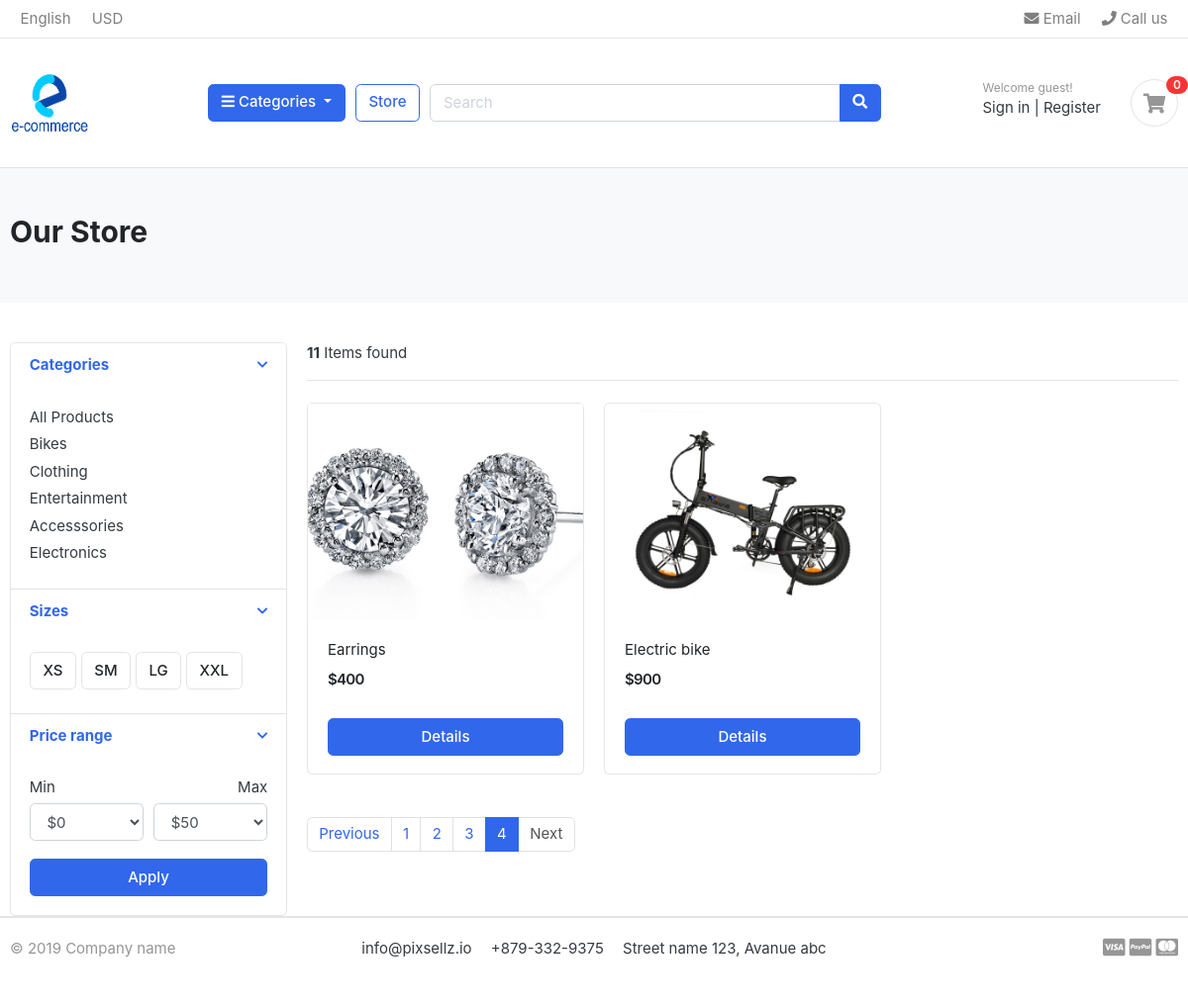
Page /store/?page=4 on the committed database.
### shop/models.py (models this page shows, shortened)
class Category(models.Model):
    category_name = models.CharField(max_length=100, unique=True)
    slug = models.SlugField(max_length=100, unique=True)
    description = models.TextField(max_length=200, blank=True)
    category_image = models.ImageField(upload_to='photos/categories', blank=True)
    def get_url(self):
        return reverse('products_by_category', args=[self.slug])

### store/models.py (models this page shows, shortened)
class Product(models.Model):
    product_name = models.CharField(max_length=200, unique=True)
    slug = models.SlugField(max_length=200, unique=True)
    description = models.TextField(max_length=500, blank=True)
    price = models.IntegerField()
    images = models.ImageField(upload_to='photos/products')
    stock = models.IntegerField()
    is_available = models.BooleanField(default=True)
    category = models.ForeignKey(Category, on_delete=models.CASCADE)
    created_date = models.DateTimeField(auto_now_add=True)
    modified_date = models.DateTimeField(auto_now=True)
    def get_url(self):
        return reverse('product_detail', args=[self.category.slug, self.slug])

### store/views.py (the view)
# urls.py: path('store/', include('store.urls')),
def store(request, category_slug=None):
    categories = None
    products = None
    if category_slug != None:
        categories = get_object_or_404(Category, slug=category_slug)
        products = Product.objects.filter(category=categories, is_available=True)
        paginator = Paginator(products, 1)
        page = request.GET.get('page')
        paged_products = paginator.get_page(page)
        product_count = products.count()
    else:
        products = Product.objects.all().filter(is_available=True).order_by('id')
        paginator = Paginator(products, 3)
        page = request.GET.get('page')
        paged_products = paginator.get_page(page)
        product_count = products.count()
    context = {
        'products': paged_products,
        'product_count': product_count,
    }
    return render(request, 'store/store.html', context)

### carts/context_processors.py (called while the page is built)
def counter(request):
    cart_count = 0
    if 'admin' in request.path:
        return {}
    else:
        try:
            cart = Cart.objects.filter(cart_id=_cart_id(request))
            cart_items = CartItem.objects.all().filter(cart=cart[:1])
            for cart_item in cart_items:
                cart_count += cart_item.quantity
        except Cart.DoesNotExist:
            cart_count = 0
    return dict(cart_count=cart_count)

### carts/views.py (called while the page is built)
def _cart_id(request):
    cart = request.session.session_key
    if not cart:
        cart = request.session.create()
    return cart

### shop/context_processors.py (called while the page is built)
def menu_links(request):
    links = Category.objects.all()
    return dict(links=links)

### templates/store/store.html (shortened to what this page needs)
{% extends 'base.html' %}
{% load static %}
{% block content %}
<section class="section-pagetop bg">
    <div class="container">
        <h2 class="title-page">Our Store</h2>
    </div>
</section>
<section class="section-content padding-y">
<div class="container">
<div class="row">
	<aside class="col-md-3">
<div class="card">
	<article class="filter-group">
		<header class="card-header">
			<a href="#" data-toggle="collapse" data-target="#collapse_1" aria-expanded="true" class="">
				<i class="icon-control fa fa-chevron-down"></i>
				<h6 class="title">Categories</h6>
			</a>
		</header>
		<div class="filter-content collapse show" id="collapse_1" style="">
			<div class="card-body">
				<ul class="list-menu">
				<li><a href="{% url 'store' %}">All Products</a></li>
					{% for category in links %}
				<li><a href="{{ category.get_url }}"> {{ category.category_name }} </a></li>
				    {% endfor %}
				</ul>
			</div>
		</div>
	</article>
	<article class="filter-group">
		<header class="card-header">
			<a href="#" data-toggle="collapse" data-target="#collapse_4" aria-expanded="true" class="">
				<i class="icon-control fa fa-chevron-down"></i>
				<h6 class="title">Sizes </h6>
			</a>
		</header>
		<div class="filter-content collapse show" id="collapse_4" style="">
			<div class="card-body">
			  <label class="checkbox-btn">
			    <span class="btn btn-light"> XS </span>
			  </label>
			  <label class="checkbox-btn">
			    <span class="btn btn-light"> SM </span>
			  </label>
			  <label class="checkbox-btn">
			    <span class="btn btn-light"> LG </span>
			  </label>
			  <label class="checkbox-btn">
			    <span class="btn btn-light"> XXL </span>
			  </label>
		</div>
		</div>
	</article>
	<article class="filter-group">
		<header class="card-header">
			<a href="#" data-toggle="collapse" data-target="#collapse_3" aria-expanded="true" class="">
				<i class="icon-control fa fa-chevron-down"></i>
				<h6 class="title">Price range </h6>
			</a>
		</header>
		<div class="filter-content collapse show" id="collapse_3" style="">
			<div class="card-body">
				<div class="form-row">
				<div class="form-group col-md-6">
				  <label>Min</label>
				  	<select class="mr-2 form-control">
						<option value="0">$0</option>
					</select>
				</div>
				<div class="form-group text-right col-md-6">
				  <label>Max</label>
				  	<select class="mr-2 form-control">
						<option value="50">$50</option>
					</select>
				</div>
				</div>
				<button class="btn btn-block btn-primary">Apply</button>
			</div>
		</div>
	</article>
</div>
	</aside>
	<main class="col-md-9">
<header class="border-bottom mb-4 pb-3">
		<div class="form-inline">
			<span class="mr-md-auto"><b>{{ product_count }}</b> Items found </span>
		</div>
</header>
<div class="row">
    {% for product in products %}
	<div class="col-md-4">
		<figure class="card card-product-grid">
			<div class="img-wrap">
				<a href="{{ product.get_url }}"><img src="{{ product.images.url }}"></a>
			</div>
			<figcaption class="info-wrap">
				<div class="fix-height">
					<a href="{{ product.get_url }}" class="title">{{ product.product_name}}</a>
					<div class="price-wrap mt-2">
						<span class="price">${{product.price}}</span>
					</div>
				</div>
				<a href="{{product.get_url}}" class="btn btn-block btn-primary"> Details </a>
			</figcaption>
		</figure>
	</div>
    {% endfor %}
</div>
<nav class="mt-4" aria-label="Page navigation sample">
{% if products.has_other_pages %}
  <ul class="pagination">
	{% if products.has_previous %}
    <li class="page-item"><a class="page-link"  href="?page={{products.previous_page_number}}" >Previous</a></li>
	{% else %}
    <li class="page-item disabled"><a class="page-link" href="#">Previous</a></li>
	{% endif %}
	{% for x in products.paginator.page_range %}
	  {% if products.number == x %}
      <li class="page-item active"><a class="page-link" href="#">{{x}}</a></li>
	  {% else %}
	  <li class="page-item"><a class="page-link" href="?page={{x}}">{{x}}</a></li>
	  {% endif %}
	{% endfor %}
    {% if products.has_next %}
      <li class="page-item"><a class="page-link" href="?page={{products.next_page_number}}">Next</a></li>
	{% else %}
     <li class="page-item disabled"><a class="page-link" href="#">Next</a></li>
	{% endif %}
  </ul>
{% endif %}
</nav>
	</main>
</div>
</div>
{% endblock content %}

### static/css/ui.css (style rules this page uses)
html { font-family: "Inter", sans-serif; font-size: 15px; }
.img-wrap { text-align: center; display: block; }
.img-wrap img { max-width: 100%; }
.price-wrap { letter-spacing: -0.7px; }
.padding-y { padding-top: 40px; padding-bottom: 40px; }
figure { margin-bottom: 0; }
article:after, .form-group:after { display: block; clear: both; content: ""; }
.bg { background-color: #f8f9fa; }
.title-page { color: #212529; }
.btn-light { background-color: #fff; border-color: #e4e4e4; }
[class*=list-] li:after { visibility: hidden; display: block; content: ""; overflow: hidden; height: 0; clear: both; }
.list-menu { list-style: none; margin: 0; padding-left: 0; }
.list-menu li { margin-bottom: 5px; }
.list-menu a { color: #343a40; }
[class*=card-product] a.title { color: #212529; display: block; }
[class*=card-product] .img-wrap { overflow: hidden; position: relative; }
[class*=card-product] .img-wrap img { height: 100%; max-width: 100%; width: auto; display: inline-block; -o-object-fit: cover; object-fit: cover; }
.card-product-grid { margin-bottom: 20px; }
.card-product-grid .img-wrap { border-radius: 0.2rem 0.2rem 0 0; height: 220px; }
.card-product-grid .info-wrap { overflow: hidden; padding: 18px 20px; }
.card-product-grid .fix-height { height: 80px; overflow: hidden; }
.card .img-wrap { overflow: hidden; }
.price { font-weight: 600; color: #212529; }
.icon-control { margin-top: 5px; float: right; font-size: 80%; }
.card-header .title { margin-bottom: 0; line-height: 1.5; }
.filter-group { border-bottom: 1px solid #e4e4e4; }
.filter-group .card-header { border-bottom: 0; }
.filter-group:last-child { border-bottom: 0; }
.checkbox-btn { position: relative; }
.section-pagetop { padding: 45px 0; }

### rows in the picture
Category: category_name "Bikes"
Category: category_name "Clothing"
Category: category_name "Entertainment"
Category: category_name "Accesssories"
Category: category_name "Electronics"
Product: images (picture), product_name "Earrings", price "400"
Product: images (picture), product_name "Electric bike", price "900"

### other values in the picture
{{ cart_count }} "0"
{{ product_count }} "11"
{{ x }} "1" "2" "3"
{{ x }} "4"
